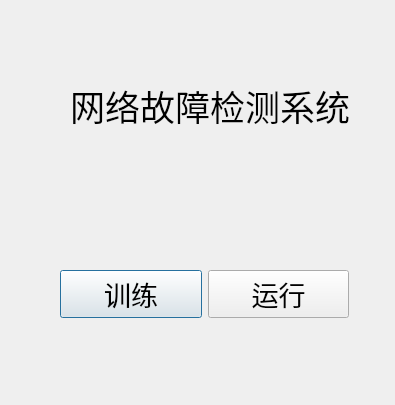
<?xml version="1.0" encoding="UTF-8"?>
<ui version="4.0">
 <class>object</class>
 <widget class="QDialog" name="object">
  <property name="geometry">
   <rect>
    <x>0</x>
    <y>0</y>
    <width>395</width>
    <height>405</height>
   </rect>
  </property>
  <property name="windowTitle">
   <string>网络故障检测系统</string>
  </property>
  <widget class="QLabel" name="label">
   <property name="geometry">
    <rect>
     <x>70</x>
     <y>50</y>
     <width>281</width>
     <height>112</height>
    </rect>
   </property>
   <property name="font">
    <font>
     <pointsize>26</pointsize>
    </font>
   </property>
   <property name="text">
    <string>网络故障检测系统</string>
   </property>
  </widget>
  <widget class="QWidget" name="horizontalLayoutWidget">
   <property name="geometry">
    <rect>
     <x>60</x>
     <y>180</y>
     <width>289</width>
     <height>229</height>
    </rect>
   </property>
   <layout class="QHBoxLayout" name="horizontalLayout">
    <item>
     <widget class="QPushButton" name="trainButton">
      <property name="font">
       <font>
        <pointsize>20</pointsize>
       </font>
      </property>
      <property name="text">
       <string>训练</string>
      </property>
     </widget>
    </item>
    <item>
     <widget class="QPushButton" name="runButton">
      <property name="font">
       <font>
        <pointsize>20</pointsize>
       </font>
      </property>
      <property name="text">
       <string>运行</string>
      </property>
     </widget>
    </item>
   </layout>
  </widget>
 </widget>
 <resources/>
 <connections/>
</ui>
